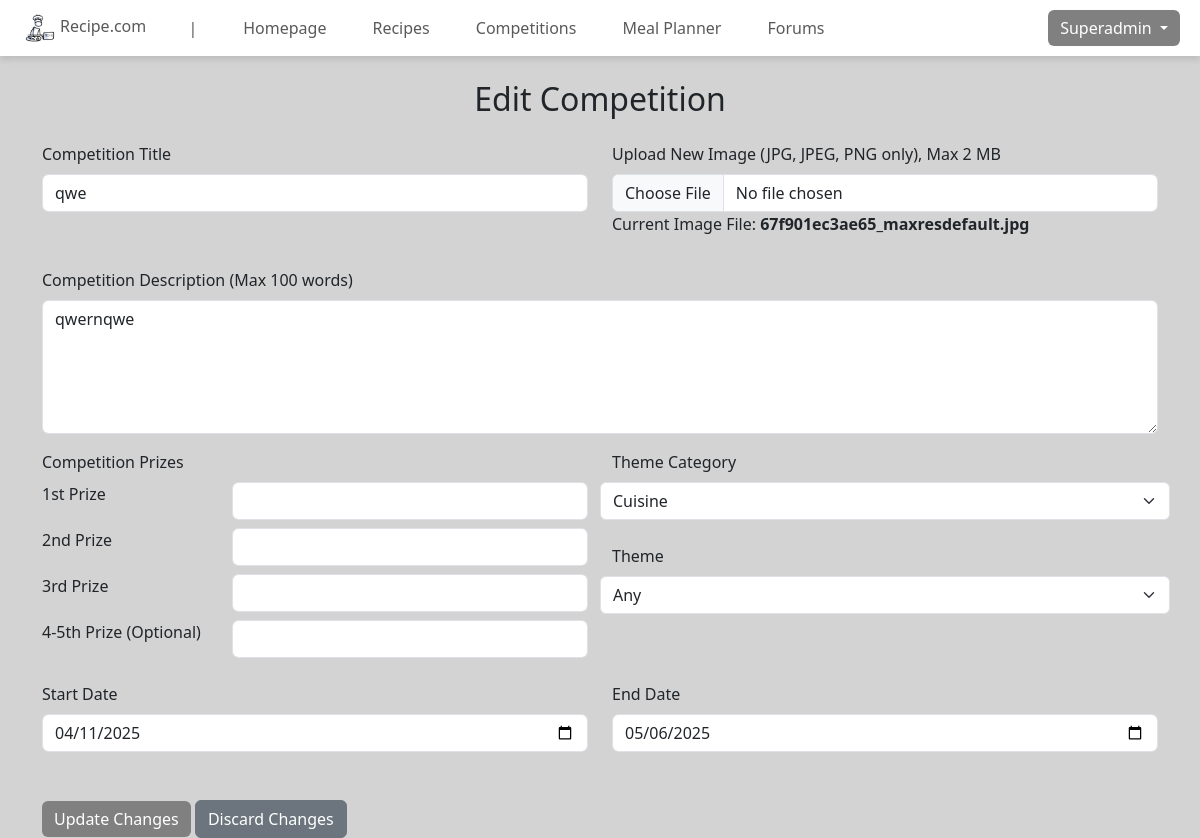
The app's page /view/manage_comp?type=edit&comp_id=17 (signed in) with its own data.
### tables this page shows
CREATE TABLE `competition` (
  `comp_id` int(10) NOT NULL,
  `comp_title` varchar(30) NOT NULL,
  `comp_image` varchar(100) NOT NULL,
  `comp_desc` text NOT NULL,
  `comp_theme` varchar(50) NOT NULL,
  `start_date` date NOT NULL,
  `end_date` date NOT NULL
);

### controller/comp_controller.php (called while the page is built, shortened)
<?php
require_once '../model/comp_model.php';
class CompetitionController {
    private $compModel;
    public function __construct($db) {
        $this->compModel = new Competition($db);
    }
    public function getComp($comp_id) {
        return $this->compModel->getComp($comp_id);
    }
}
?>

### model/comp_model.php (called while the page is built, shortened)
<?php
class Competition {
    private $conn;
    public function __construct($db) {
        $this->conn = $db;
    }
    public function getComp($comp_id) {
        $sql = "SELECT * FROM competition WHERE comp_id = ?";
        $stmt = $this->conn->prepare($sql);
        $stmt->bind_param("i", $comp_id);
        $stmt->execute();
        $result = $stmt->get_result();
        $comp = $result->fetch_assoc();
        $stmt_prizes = $this->conn->prepare("SELECT * FROM competition_prize WHERE comp_id = ? ORDER BY prize_num ASC");
        $stmt_prizes->bind_param("i", $comp_id);
        $stmt_prizes->execute();
        $prizes_result = $stmt_prizes->get_result();
        $comp['prizes'] = $prize;
        return $comp;
    }
}
?>

### view/manage_comp.php (the view, shortened to what this page needs)
<?php
require '../config/db_connection.php';
require '../controller/comp_controller.php';
$compController = new CompetitionController($conn);
$type = isset($_GET['type']) ? $_GET['type'] : "host";
if ($type === "edit" && isset($_GET['comp_id'])) {
    $comp_id = $_GET['comp_id'];
    $comp_info = $compController->getComp($comp_id);
}
?>
<!DOCTYPE html>
<html lang="en">
<head>
    <link rel="stylesheet" href="../assets/css/header.css">
    <link rel="stylesheet" href="../assets/css/styles.css">
    <link href="https://cdn.jsdelivr.net/npm/bootstrap@5.3.3/dist/css/bootstrap.min.css" rel="stylesheet">
</head>
<body>
    <?php include '../includes/header.php'; ?>
    <div class="container mt-4">
        <?php if ($type === "host"): ?>
            <h2 class="text-center mb-4">Host New Competition</h2>
            <form action="manage_comp?type=host" method="POST" enctype="multipart/form-data">
                <div class="row mb-3">
                    <div class="col-md-6">
                        <label class="form-label">Competition Title</label>
                        <input type="text" name="comp_title" class="form-control" required>
                    </div>
                    <div class="col-md-6">
                        <label class="form-label">Upload Competition Image (JPG, JPEG, PNG only), Max 2 MB</label>
                        <input type="file" name="image" class="form-control" accept=".jpg,.jpeg,.png" data-max-size="2M" required>
                    </div>
                </div>
                <div class="row mb-3">
                    <label class="form-label">Competition Description (Max 100 words)</label>
                    <textarea name="comp_desc" class="form-control" rows="5" maxlength="600" oninput="limitWords(this, 100)" required></textarea>
                </div>
                <div class="row mb-3">
                    <div class="col-md-6">
                        <label class="form-label">Competition Prizes (Max 50 words)</label>
                        <div class="row">
                            <div class="row">
                                <div class="col-md-4">
                                    <label class="form-label">1st Prize</label>
                                </div>
                                <div class="col-md-8">
                                    <input type="text" name="comp_prize_1" class="form-control" required>
                                </div>
                            </div>
                            <div class="row">
                                <div class="col-md-4">
                                    <label class="form-label">2nd Prize</label>
                                </div>
                                <div class="col-md-8">
                                    <input type="text" name="comp_prize_2" class="form-control" required>
                                </div>
                            </div>
                            <div class="row">
                                <div class="col-md-4">
                                    <label class="form-label">3rd Prize</label>
                                </div>
                                <div class="col-md-8">
                                    <input type="text" name="comp_prize_3" class="form-control" required>
                                </div>
                            </div>
                            <div class="row">
                                <div class="col-md-4">
                                    <label class="form-label">4-5th Prize (Optional)</label>
                                </div>
                                <div class="col-md-8">
                                    <input type="text" name="comp_prize_4" class="form-control">
                                </div>
                            </div>
                        </div>
                    </div>
                    <div class="col-md-6">
                        <div class="row mb-4">
                            <label class="form-label">Theme Category</label>
                            <select id="themeCategory" name="theme_category" class="form-select" required>
                                <option value="">-- Choose a Theme --</option>
                                <option value="cuisine">Cuisine</option>
                                <option value="cooking_time">Cooking Time</option>
                                <option value="difficulty">Difficulty</option>
                            </select>
                        </div>
                        <div class="row">
                            <label class="form-label">Theme</label>
                            <select id="compTheme" name="comp_theme" class="form-select" required>
                                <option value="">-- Choose a Theme --</option>
                            </select>
                        </div>
                    </div>
                </div>
                <div class="row mb-5">
                    <div class="col-md-6">
                        <label class="form-label">Start Date</label>
                        <input type="date" id="start_date" name="start_date" class="form-control" required>
                    </div>
                    <div class="col-md-6">
                        <label class="form-label">End Date</label>
                        <input type="date" id="end_date" name="end_date" class="form-control" required>
                    </div>
                </div>
                <div class="d-flex justify-content-center">
                    <button type="submit" name="action" value="Host" class="btn btn-primary">Host Competition</button>
                </div>
            </form>
        <?php elseif ($type === "edit"): ?>
            <h2 class="text-center mb-4">Edit Competition</h2>
            <form action="manage_comp?type=edit&comp_id=<?= $comp_id ?>" method="POST" enctype="multipart/form-data">
                <div class="row mb-3">
                    <div class="col-md-6">
                        <label class="form-label">Competition Title</label>
                        <input type="text" name="comp_title" class="form-control" value="<?= htmlspecialchars($comp_info['comp_title']) ?>" required>
                    </div>
                    <div class="col-md-6">
                        <label class="form-label">Upload New Image (JPG, JPEG, PNG only), Max 2 MB</label>
                        <input type="file" name="image" class="form-control" accept=".jpg,.jpeg,.png">
                        <p>Current Image File: <strong><?= htmlspecialchars($comp_info['comp_image']) ?></strong></p>
                    </div>
                </div>
                <div class="mb-3">
                    <label class="form-label">Competition Description (Max 100 words)</label>
                    <textarea name="comp_desc" class="form-control" rows="5" maxlength="600" oninput="limitWords(this, 100)" required><?= htmlspecialchars(str_replace(['\\r\\n', '\\n', '\\r'], "\n", $comp_info['comp_desc'])) ?></textarea>
                </div>
                <div class="row mb-3">
                    <div class="col-md-6">
                        <label class="form-label">Competition Prizes</label>
                        <?php
                        $prizes = $comp_info['prizes'] ?? [];
                        $labels = ['1st Prize', '2nd Prize', '3rd Prize', '4-5th Prize (Optional)'];
                        for ($i = 0; $i < 4; $i++):
                            $value = isset($prizes[$i]) ? htmlspecialchars($prizes[$i]) : '';
                        ?>
                        <div class="row">
                            <div class="col-md-4">
                                <label class="form-label"><?= $labels[$i] ?></label>
                            </div>
                            <div class="col-md-8">
                                <input type="text" name="comp_prize_<?= $i + 1 ?>" class="form-control mb-2" value="<?= $value ?>" <?= $i < 3 ? 'required' : '' ?>>
                            </div>
                        </div>
                        <?php endfor; ?>
                    </div>
                    <div class="col-md-6">
                        <div class="row mb-4">
                            <label class="form-label">Theme Category</label>
                            <select id="themeCategory" name="theme_category" class="form-select" required>
                                <option value="cuisine">Cuisine</option>
                            </select>
                        </div>
                        <div class="row">
                            <label class="form-label">Theme</label>
                            <select id="compTheme" name="comp_theme" class="form-select" required>
                                <option value="<?= htmlspecialchars($comp_info['comp_theme']) ?>" selected><?= htmlspecialchars($comp_info['comp_theme']) ?></option>
                            </select>
                        </div>
                    </div>
                </div>
                <div class="row mb-5">
                    <div class="col-md-6">
                        <label class="form-label">Start Date</label>
                        <input type="date" id="start_date" name="start_date" class="form-control" required value="<?= htmlspecialchars($comp_info['start_date']) ?>">
                    </div>
                    <div class="col-md-6">
                        <label class="form-label">End Date</label>
                        <input type="date" id="end_date" name="end_date" class="form-control" required value="<?= htmlspecialchars($comp_info['end_date']) ?>">
                    </div>
                </div>
                <div class="button-container">
                    <button type="submit" name="action" value="Edit" class="btn btn-primary">Update Changes</button>
                    <a href="admin_panel?page=1" class="btn btn-secondary">Discard Changes</a>
                </div>
            </form>
        <?php endif; ?>
    </div>
</body>
</html>

### assets/css/styles.css (style rules this page uses)
body { background-color: #d3d3d3 !important; }
button { background-color: grey !important; border: none !important; color: white !important; }

### records on screen
competition: comp_title "qwe", comp_image "67f901ec3ae65_maxresdefault.jpg", comp_desc "qwernqwe", comp_theme "Any", start_date "04/11/2025", end_date "05/06/2025"

### other values on screen
$_SESSION['username'] "Superadmin"
$labels[$i] "1st Prize"
$labels[$i] "2nd Prize"
$labels[$i] "3rd Prize"
$labels[$i] "4-5th Prize (Optional)"
